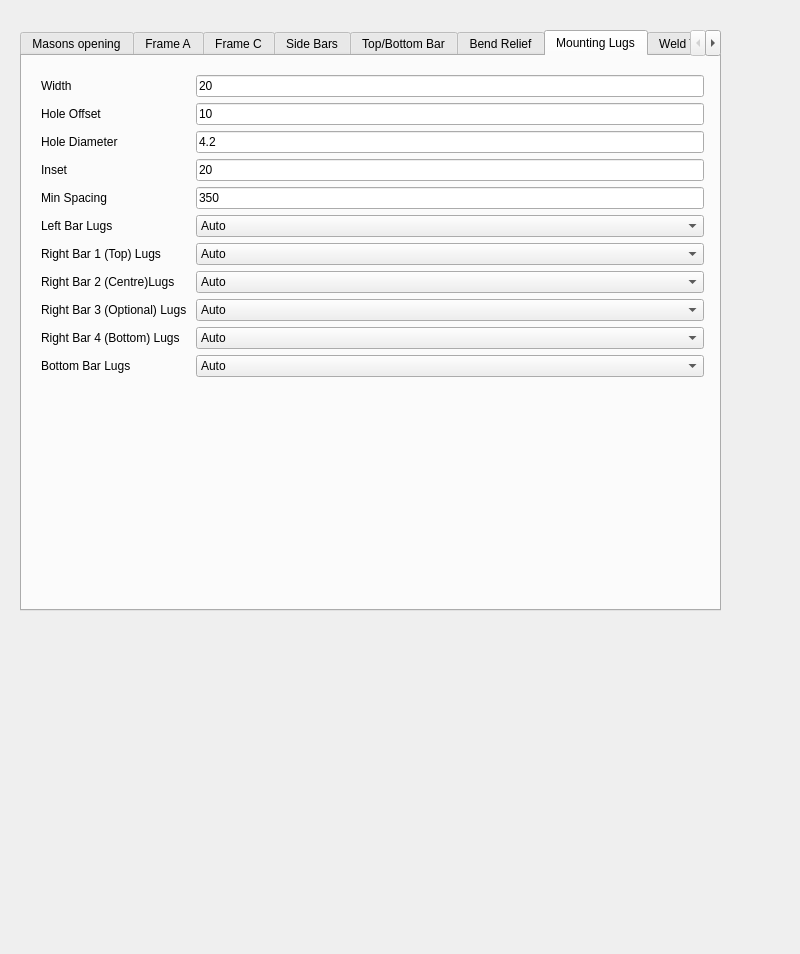
<?xml version="1.0" encoding="UTF-8"?>
<ui version="4.0">
 <class>Form</class>
 <widget class="QWidget" name="Form">
  <property name="geometry">
   <rect>
    <x>0</x>
    <y>0</y>
    <width>800</width>
    <height>954</height>
   </rect>
  </property>
  <property name="minimumSize">
   <size>
    <width>800</width>
    <height>500</height>
   </size>
  </property>
  <property name="windowTitle">
   <string>Form</string>
  </property>
  <property name="toolTip">
   <string extracomment="Hole clearance will be added to this value"/>
  </property>
  <widget class="QTabWidget" name="tabWidget">
   <property name="geometry">
    <rect>
     <x>20</x>
     <y>30</y>
     <width>701</width>
     <height>581</height>
    </rect>
   </property>
   <property name="currentIndex">
    <number>6</number>
   </property>
   <widget class="QWidget" name="tab_2">
    <attribute name="title">
     <string>Masons opening</string>
    </attribute>
    <widget class="QWidget" name="formLayoutWidget_9">
     <property name="geometry">
      <rect>
       <x>0</x>
       <y>10</y>
       <width>681</width>
       <height>182</height>
      </rect>
     </property>
     <layout class="QFormLayout" name="formLayout_9">
      <property name="fieldGrowthPolicy">
       <enum>QFormLayout::AllNonFixedFieldsGrow</enum>
      </property>
      <item row="1" column="0">
       <widget class="QLabel" name="Customer">
        <property name="text">
         <string>Customer</string>
        </property>
       </widget>
      </item>
      <item row="1" column="1">
       <widget class="QLineEdit" name="CustomerName">
        <property name="text">
         <string>Customer_Name</string>
        </property>
       </widget>
      </item>
      <item row="2" column="0">
       <widget class="QLabel" name="label">
        <property name="toolTip">
         <string comment="Width of masons opening"/>
        </property>
        <property name="text">
         <string>Width of masons opening (mm):</string>
        </property>
       </widget>
      </item>
      <item row="2" column="1">
       <widget class="QLineEdit" name="MasonsOpeningWidth">
        <property name="toolTip">
         <string extracomment="Width of masons opening"/>
        </property>
        <property name="text">
         <string>615</string>
        </property>
       </widget>
      </item>
      <item row="3" column="0">
       <widget class="QLabel" name="label">
        <property name="toolTip">
         <string comment="Height of masons opening"/>
        </property>
        <property name="text">
         <string>Height of masons opening (mm):</string>
        </property>
       </widget>
      </item>
      <item row="3" column="1">
       <widget class="QLineEdit" name="MasonsOpeningHeight">
        <property name="toolTip">
         <string comment="Height of masons opening"/>
        </property>
        <property name="text">
         <string>1820</string>
        </property>
       </widget>
      </item>
      <item row="4" column="0">
       <widget class="QLabel" name="label_47">
        <property name="text">
         <string>Radius (mm)</string>
        </property>
       </widget>
      </item>
      <item row="4" column="1">
       <widget class="QLineEdit" name="Radius">
        <property name="text">
         <string>474</string>
        </property>
       </widget>
      </item>
      <item row="5" column="0">
       <widget class="QLabel" name="label_48">
        <property name="text">
         <string>Allowance around (mm)</string>
        </property>
       </widget>
      </item>
      <item row="5" column="1">
       <widget class="QLineEdit" name="Allowance">
        <property name="text">
         <string>2.5</string>
        </property>
       </widget>
      </item>
     </layout>
    </widget>
   </widget>
   <widget class="QWidget" name="tab">
    <attribute name="title">
     <string>Frame A</string>
    </attribute>
    <widget class="QWidget" name="formLayoutWidget_8">
     <property name="geometry">
      <rect>
       <x>9</x>
       <y>9</y>
       <width>681</width>
       <height>518</height>
      </rect>
     </property>
     <layout class="QFormLayout" name="formLayout_8">
      <property name="fieldGrowthPolicy">
       <enum>QFormLayout::AllNonFixedFieldsGrow</enum>
      </property>
      <item row="0" column="0">
       <widget class="QLabel" name="label_18">
        <property name="text">
         <string>Relative Height (mm)</string>
        </property>
       </widget>
      </item>
      <item row="0" column="1">
       <widget class="QLineEdit" name="FrameARelativeHeight">
        <property name="text">
         <string>26</string>
        </property>
       </widget>
      </item>
      <item row="1" column="0">
       <widget class="QLabel" name="label_23">
        <property name="text">
         <string>Relative Width (mm)</string>
        </property>
       </widget>
      </item>
      <item row="1" column="1">
       <widget class="QLineEdit" name="FrameARelativeWidth">
        <property name="text">
         <string>19</string>
        </property>
       </widget>
      </item>
      <item row="2" column="0">
       <widget class="QLabel" name="label">
        <property name="text">
         <string>Cutout width</string>
        </property>
       </widget>
      </item>
      <item row="2" column="1">
       <widget class="QLineEdit" name="CutoutWidth">
        <property name="text">
         <string>22</string>
        </property>
       </widget>
      </item>
      <item row="3" column="0">
       <widget class="QLabel" name="label">
        <property name="text">
         <string>Cutout height</string>
        </property>
       </widget>
      </item>
      <item row="3" column="1">
       <widget class="QLineEdit" name="CutoutHeight">
        <property name="text">
         <string>19</string>
        </property>
       </widget>
      </item>
      <item row="4" column="0">
       <widget class="QLabel" name="label_50">
        <property name="text">
         <string>Arch Bar Width</string>
        </property>
       </widget>
      </item>
      <item row="4" column="1">
       <widget class="QLineEdit" name="ArchBarWidth">
        <property name="text">
         <string>25</string>
        </property>
       </widget>
      </item>
      <item row="5" column="0">
       <widget class="QLabel" name="label_2">
        <property name="text">
         <string>Bar Width</string>
        </property>
       </widget>
      </item>
      <item row="5" column="1">
       <widget class="QLineEdit" name="FrameABarWidth">
        <property name="text">
         <string>44</string>
        </property>
       </widget>
      </item>
      <item row="6" column="0">
       <widget class="QLabel" name="label_4">
        <property name="text">
         <string>Bar Height</string>
        </property>
       </widget>
      </item>
      <item row="6" column="1">
       <widget class="QLineEdit" name="FrameABarHeight">
        <property name="text">
         <string>44</string>
        </property>
       </widget>
      </item>
      <item row="7" column="0">
       <widget class="QLabel" name="label_21">
        <property name="text">
         <string>Plastic Hole Spacing</string>
        </property>
       </widget>
      </item>
      <item row="7" column="1">
       <widget class="QLineEdit" name="FrameAPlasticHoleSpacing">
        <property name="text">
         <string>200</string>
        </property>
       </widget>
      </item>
      <item row="11" column="0">
       <widget class="QLabel" name="label_3">
        <property name="text">
         <string>Hinge Hole Dia.</string>
        </property>
       </widget>
      </item>
      <item row="11" column="1">
       <widget class="QLineEdit" name="HoleDiameter">
        <property name="text">
         <string>6</string>
        </property>
       </widget>
      </item>
      <item row="14" column="1">
       <widget class="QLineEdit" name="HingeMountLength">
        <property name="text">
         <string>30</string>
        </property>
       </widget>
      </item>
      <item row="15" column="1">
       <widget class="QLineEdit" name="HingeMountWidth">
        <property name="text">
         <string>17</string>
        </property>
       </widget>
      </item>
      <item row="16" column="1">
       <widget class="QLineEdit" name="HingeMountRadius">
        <property name="text">
         <string>2</string>
        </property>
       </widget>
      </item>
      <item row="17" column="1">
       <widget class="QLineEdit" name="HingeMountHoleDia">
        <property name="text">
         <string>5.5</string>
        </property>
       </widget>
      </item>
      <item row="14" column="0">
       <widget class="QLabel" name="label_27">
        <property name="text">
         <string>Hinge Mount Length</string>
        </property>
       </widget>
      </item>
      <item row="15" column="0">
       <widget class="QLabel" name="label_28">
        <property name="text">
         <string>Hinge Mount Width</string>
        </property>
       </widget>
      </item>
      <item row="16" column="0">
       <widget class="QLabel" name="label_36">
        <property name="text">
         <string>Hinge Mount Radius</string>
        </property>
       </widget>
      </item>
      <item row="17" column="0">
       <widget class="QLabel" name="label_37">
        <property name="text">
         <string>Hinge Mount Hole Dia</string>
        </property>
       </widget>
      </item>
      <item row="8" column="1">
       <widget class="QLineEdit" name="PlasticHoleDiameter">
        <property name="text">
         <string>4.2</string>
        </property>
       </widget>
      </item>
      <item row="8" column="0">
       <widget class="QLabel" name="label_26">
        <property name="text">
         <string>Plastic Hole Dia.</string>
        </property>
       </widget>
      </item>
      <item row="9" column="0">
       <widget class="QLabel" name="label_52">
        <property name="text">
         <string>Plastic Hole Inset</string>
        </property>
       </widget>
      </item>
      <item row="10" column="0">
       <widget class="QLabel" name="PlasticHoleMarginLabel">
        <property name="text">
         <string>Plastic Hole Margin</string>
        </property>
       </widget>
      </item>
      <item row="9" column="1">
       <widget class="QLineEdit" name="PlasticHoleInset">
        <property name="text">
         <string>40</string>
        </property>
       </widget>
      </item>
      <item row="10" column="1">
       <widget class="QLineEdit" name="PlasticHoleMargin">
        <property name="text">
         <string>5</string>
        </property>
       </widget>
      </item>
      <item row="18" column="0">
       <widget class="QLabel" name="label_53">
        <property name="text">
         <string>Capped Arch Bar Width</string>
        </property>
       </widget>
      </item>
      <item row="18" column="1">
       <widget class="QLineEdit" name="CappedArchBarWidth">
        <property name="text">
         <string>20</string>
        </property>
       </widget>
      </item>
     </layout>
    </widget>
   </widget>
   <widget class="QWidget" name="tab_3">
    <attribute name="title">
     <string>Frame C</string>
    </attribute>
    <widget class="QWidget" name="formLayoutWidget">
     <property name="geometry">
      <rect>
       <x>10</x>
       <y>10</y>
       <width>671</width>
       <height>331</height>
      </rect>
     </property>
     <layout class="QFormLayout" name="formLayout">
      <property name="fieldGrowthPolicy">
       <enum>QFormLayout::AllNonFixedFieldsGrow</enum>
      </property>
      <item row="0" column="0">
       <widget class="QLabel" name="label_22">
        <property name="text">
         <string>Relative Height (mm)</string>
        </property>
       </widget>
      </item>
      <item row="0" column="1">
       <widget class="QLineEdit" name="FrameCRelativeHeight">
        <property name="text">
         <string>12</string>
        </property>
       </widget>
      </item>
      <item row="1" column="0">
       <widget class="QLabel" name="label_24">
        <property name="text">
         <string>Relative Width (mm)</string>
        </property>
       </widget>
      </item>
      <item row="1" column="1">
       <widget class="QLineEdit" name="FrameCRelativeWidth">
        <property name="text">
         <string>12</string>
        </property>
       </widget>
      </item>
      <item row="2" column="0">
       <widget class="QLabel" name="label_8">
        <property name="text">
         <string>Bar Width</string>
        </property>
       </widget>
      </item>
      <item row="2" column="1">
       <widget class="QLineEdit" name="FrameCBarWidth">
        <property name="text">
         <string>30</string>
        </property>
       </widget>
      </item>
      <item row="3" column="0">
       <widget class="QLabel" name="label_9">
        <property name="text">
         <string>Bar Height</string>
        </property>
       </widget>
      </item>
      <item row="3" column="1">
       <widget class="QLineEdit" name="FrameCBarHeight">
        <property name="text">
         <string>30</string>
        </property>
       </widget>
      </item>
      <item row="4" column="0">
       <widget class="QLabel" name="label_39">
        <property name="text">
         <string>Hinge Hole Width</string>
        </property>
       </widget>
      </item>
      <item row="4" column="1">
       <widget class="QLineEdit" name="FrameCHingeHoleWidth">
        <property name="text">
         <string>10</string>
        </property>
       </widget>
      </item>
      <item row="5" column="0">
       <widget class="QLabel" name="label_40">
        <property name="text">
         <string>Hinge Hole Height</string>
        </property>
       </widget>
      </item>
      <item row="5" column="1">
       <widget class="QLineEdit" name="FrameCHingeHoleHeight">
        <property name="text">
         <string>5</string>
        </property>
       </widget>
      </item>
      <item row="6" column="0">
       <widget class="QLabel" name="label_41">
        <property name="text">
         <string>Hinge Hole Centre W</string>
        </property>
       </widget>
      </item>
      <item row="7" column="0">
       <widget class="QLabel" name="label_42">
        <property name="text">
         <string>Hinge Hole Centre H</string>
        </property>
       </widget>
      </item>
      <item row="6" column="1">
       <widget class="QLineEdit" name="FrameCHingeHoleCentreW">
        <property name="text">
         <string>8</string>
        </property>
       </widget>
      </item>
      <item row="7" column="1">
       <widget class="QLineEdit" name="FrameCHingeHoleCentreH">
        <property name="text">
         <string>4.5</string>
        </property>
       </widget>
      </item>
      <item row="8" column="0">
       <widget class="QLabel" name="label_57">
        <property name="text">
         <string>Hinge Hole Clearance</string>
        </property>
       </widget>
      </item>
      <item row="8" column="1">
       <widget class="QLineEdit" name="HingeHoleClearance">
        <property name="text">
         <string>15</string>
        </property>
       </widget>
      </item>
      <item row="9" column="0">
       <widget class="QLabel" name="label_58">
        <property name="text">
         <string>Hinge Inset</string>
        </property>
       </widget>
      </item>
      <item row="9" column="1">
       <widget class="QLineEdit" name="HingeInset">
        <property name="text">
         <string>105</string>
        </property>
       </widget>
      </item>
     </layout>
    </widget>
   </widget>
   <widget class="QWidget" name="tab_4">
    <attribute name="title">
     <string>Side Bars</string>
    </attribute>
    <widget class="QWidget" name="formLayoutWidget_2">
     <property name="geometry">
      <rect>
       <x>10</x>
       <y>10</y>
       <width>681</width>
       <height>211</height>
      </rect>
     </property>
     <layout class="QFormLayout" name="formLayout_2">
      <property name="fieldGrowthPolicy">
       <enum>QFormLayout::AllNonFixedFieldsGrow</enum>
      </property>
      <item row="0" column="0">
       <widget class="QLabel" name="label_13">
        <property name="text">
         <string>Width</string>
        </property>
       </widget>
      </item>
      <item row="2" column="0">
       <widget class="QLabel" name="label_29">
        <property name="text">
         <string>Rel Height (mm)</string>
        </property>
       </widget>
      </item>
      <item row="2" column="1">
       <widget class="QLineEdit" name="SidebarRelativeHeight">
        <property name="text">
         <string>-45</string>
        </property>
       </widget>
      </item>
      <item row="5" column="0">
       <widget class="QLabel" name="label_25">
        <property name="text">
         <string>Seal Hole Spacing</string>
        </property>
       </widget>
      </item>
      <item row="5" column="1">
       <widget class="QLineEdit" name="SidebarSealHoleSpacing">
        <property name="text">
         <string>200</string>
        </property>
       </widget>
      </item>
      <item row="6" column="0">
       <widget class="QLabel" name="label_38">
        <property name="text">
         <string/>
        </property>
       </widget>
      </item>
      <item row="3" column="0">
       <widget class="QLabel" name="label_43">
        <property name="text">
         <string>Seal Hole Dia.</string>
        </property>
       </widget>
      </item>
      <item row="0" column="1">
       <widget class="QLineEdit" name="SidebarWidth">
        <property name="text">
         <string>15</string>
        </property>
       </widget>
      </item>
      <item row="3" column="1">
       <widget class="QLineEdit" name="SidebarSealHoleDiameter">
        <property name="text">
         <string>4.2</string>
        </property>
       </widget>
      </item>
     </layout>
    </widget>
   </widget>
   <widget class="QWidget" name="tab_8">
    <attribute name="title">
     <string>Top/Bottom Bar</string>
    </attribute>
    <widget class="QWidget" name="formLayoutWidget_6">
     <property name="geometry">
      <rect>
       <x>20</x>
       <y>20</y>
       <width>681</width>
       <height>242</height>
      </rect>
     </property>
     <layout class="QFormLayout" name="formLayout_6">
      <property name="fieldGrowthPolicy">
       <enum>QFormLayout::AllNonFixedFieldsGrow</enum>
      </property>
      <item row="0" column="0">
       <widget class="QLabel" name="label_20">
        <property name="text">
         <string>Width</string>
        </property>
       </widget>
      </item>
      <item row="1" column="0">
       <widget class="QLabel" name="label_19">
        <property name="text">
         <string>Rel Width (mm)</string>
        </property>
       </widget>
      </item>
      <item row="1" column="1">
       <widget class="QLineEdit" name="TopBarRelativeWidth">
        <property name="text">
         <string>39</string>
        </property>
       </widget>
      </item>
      <item row="0" column="1">
       <widget class="QLineEdit" name="TopBarWidth">
        <property name="text">
         <string>31</string>
        </property>
       </widget>
      </item>
      <item row="2" column="0">
       <widget class="QLabel" name="label_44">
        <property name="text">
         <string>Simple Bar Width</string>
        </property>
       </widget>
      </item>
      <item row="4" column="0">
       <widget class="QLabel" name="label_51">
        <property name="text">
         <string>Simple Bar Rel Width</string>
        </property>
       </widget>
      </item>
      <item row="2" column="1">
       <widget class="QLineEdit" name="SimpleBarWidth">
        <property name="text">
         <string>17</string>
        </property>
       </widget>
      </item>
      <item row="4" column="1">
       <widget class="QLineEdit" name="SimpleBarRelWidth">
        <property name="text">
         <string>15</string>
        </property>
       </widget>
      </item>
      <item row="5" column="0">
       <widget class="QLabel" name="label_45">
        <property name="text">
         <string>Holed Simple Bar Width</string>
        </property>
       </widget>
      </item>
      <item row="5" column="1">
       <widget class="QLineEdit" name="HoledSimpleBarWidth">
        <property name="text">
         <string>22</string>
        </property>
       </widget>
      </item>
      <item row="6" column="0">
       <widget class="QLabel" name="label_54">
        <property name="text">
         <string>Holed Bar Top Inset</string>
        </property>
       </widget>
      </item>
      <item row="7" column="0">
       <widget class="QLabel" name="label_55">
        <property name="text">
         <string>Holed Bar Bottom Inset</string>
        </property>
       </widget>
      </item>
      <item row="6" column="1">
       <widget class="QLineEdit" name="HoledBarTopInset">
        <property name="text">
         <string>25</string>
        </property>
       </widget>
      </item>
      <item row="7" column="1">
       <widget class="QLineEdit" name="HoledBarBottomInset">
        <property name="text">
         <string>75</string>
        </property>
       </widget>
      </item>
      <item row="8" column="0">
       <widget class="QLabel" name="label_56">
        <property name="text">
         <string>Holed Bar Margin</string>
        </property>
       </widget>
      </item>
      <item row="8" column="1">
       <widget class="QLineEdit" name="HoledBarMargin">
        <property name="text">
         <string>5</string>
        </property>
       </widget>
      </item>
     </layout>
    </widget>
   </widget>
   <widget class="QWidget" name="tab_5">
    <attribute name="title">
     <string>Bend Relief</string>
    </attribute>
    <widget class="QWidget" name="formLayoutWidget_3">
     <property name="geometry">
      <rect>
       <x>10</x>
       <y>10</y>
       <width>671</width>
       <height>211</height>
      </rect>
     </property>
     <layout class="QFormLayout" name="formLayout_3">
      <property name="fieldGrowthPolicy">
       <enum>QFormLayout::AllNonFixedFieldsGrow</enum>
      </property>
      <item row="0" column="0">
       <widget class="QLabel" name="label_5">
        <property name="text">
         <string>Diameter</string>
        </property>
       </widget>
      </item>
      <item row="0" column="1">
       <widget class="QLineEdit" name="BendReliefDiameter">
        <property name="text">
         <string>3</string>
        </property>
       </widget>
      </item>
      <item row="1" column="0">
       <widget class="QLabel" name="label_6">
        <property name="text">
         <string>Slot Width</string>
        </property>
       </widget>
      </item>
      <item row="1" column="1">
       <widget class="QLineEdit" name="BendReliefSlotWidth">
        <property name="text">
         <string>1.5</string>
        </property>
       </widget>
      </item>
      <item row="2" column="0">
       <widget class="QLabel" name="label_7">
        <property name="text">
         <string>Slot Length</string>
        </property>
       </widget>
      </item>
      <item row="2" column="1">
       <widget class="QLineEdit" name="BendReliefSlotLength">
        <property name="text">
         <string>3</string>
        </property>
       </widget>
      </item>
      <item row="3" column="0">
       <widget class="Line" name="line">
        <property name="orientation">
         <enum>Qt::Horizontal</enum>
        </property>
       </widget>
      </item>
      <item row="4" column="0">
       <widget class="QLabel" name="label_46">
        <property name="text">
         <string>Bend Slot Width</string>
        </property>
       </widget>
      </item>
      <item row="4" column="1">
       <widget class="QLineEdit" name="BendSlotWidth">
        <property name="text">
         <string>3</string>
        </property>
       </widget>
      </item>
      <item row="5" column="1">
       <widget class="QLineEdit" name="BendSlotHeight">
        <property name="text">
         <string>1</string>
        </property>
       </widget>
      </item>
      <item row="5" column="0">
       <widget class="QLabel" name="label_49">
        <property name="text">
         <string>Bend Slot Height</string>
        </property>
       </widget>
      </item>
     </layout>
    </widget>
   </widget>
   <widget class="QWidget" name="tab_6">
    <attribute name="title">
     <string>Mounting Lugs</string>
    </attribute>
    <widget class="QWidget" name="formLayoutWidget_4">
     <property name="geometry">
      <rect>
       <x>10</x>
       <y>10</y>
       <width>681</width>
       <height>326</height>
      </rect>
     </property>
     <layout class="QFormLayout" name="formLayout_4">
      <property name="fieldGrowthPolicy">
       <enum>QFormLayout::AllNonFixedFieldsGrow</enum>
      </property>
      <item row="0" column="0">
       <widget class="QLabel" name="label_10">
        <property name="text">
         <string>Width</string>
        </property>
       </widget>
      </item>
      <item row="0" column="1">
       <widget class="QLineEdit" name="LugWidth">
        <property name="text">
         <string>20</string>
        </property>
       </widget>
      </item>
      <item row="1" column="0">
       <widget class="QLabel" name="label_11">
        <property name="text">
         <string>Hole Offset</string>
        </property>
       </widget>
      </item>
      <item row="1" column="1">
       <widget class="QLineEdit" name="LugHoleOffset">
        <property name="text">
         <string>10</string>
        </property>
       </widget>
      </item>
      <item row="2" column="0">
       <widget class="QLabel" name="label_12">
        <property name="text">
         <string>Hole Diameter</string>
        </property>
       </widget>
      </item>
      <item row="2" column="1">
       <widget class="QLineEdit" name="LugHoleDiameter">
        <property name="text">
         <string>4.2</string>
        </property>
       </widget>
      </item>
      <item row="3" column="0">
       <widget class="QLabel" name="label_16">
        <property name="text">
         <string>Inset</string>
        </property>
       </widget>
      </item>
      <item row="3" column="1">
       <widget class="QLineEdit" name="MountingLugInset">
        <property name="text">
         <string>20</string>
        </property>
       </widget>
      </item>
      <item row="4" column="0">
       <widget class="QLabel" name="label_30">
        <property name="text">
         <string>Min Spacing</string>
        </property>
       </widget>
      </item>
      <item row="4" column="1">
       <widget class="QLineEdit" name="MountingLugMinSpacing">
        <property name="text">
         <string>350</string>
        </property>
       </widget>
      </item>
      <item row="9" column="1">
       <widget class="QComboBox" name="RightBar4Lugs">
        <item>
         <property name="text">
          <string>Auto</string>
         </property>
        </item>
        <item>
         <property name="text">
          <string>1</string>
         </property>
        </item>
        <item>
         <property name="text">
          <string>2</string>
         </property>
        </item>
        <item>
         <property name="text">
          <string>3</string>
         </property>
        </item>
        <item>
         <property name="text">
          <string>4</string>
         </property>
        </item>
        <item>
         <property name="text">
          <string>5</string>
         </property>
        </item>
       </widget>
      </item>
      <item row="8" column="1">
       <widget class="QComboBox" name="RightBar3Lugs">
        <item>
         <property name="text">
          <string>Auto</string>
         </property>
        </item>
        <item>
         <property name="text">
          <string>1</string>
         </property>
        </item>
        <item>
         <property name="text">
          <string>2</string>
         </property>
        </item>
        <item>
         <property name="text">
          <string>3</string>
         </property>
        </item>
        <item>
         <property name="text">
          <string>4</string>
         </property>
        </item>
        <item>
         <property name="text">
          <string>5</string>
         </property>
        </item>
       </widget>
      </item>
      <item row="5" column="1">
       <widget class="QComboBox" name="LeftBarLugs">
        <item>
         <property name="text">
          <string>Auto</string>
         </property>
        </item>
        <item>
         <property name="text">
          <string>1</string>
         </property>
        </item>
        <item>
         <property name="text">
          <string>2</string>
         </property>
        </item>
        <item>
         <property name="text">
          <string>3</string>
         </property>
        </item>
        <item>
         <property name="text">
          <string>4</string>
         </property>
        </item>
        <item>
         <property name="text">
          <string>5</string>
         </property>
        </item>
       </widget>
      </item>
      <item row="6" column="1">
       <widget class="QComboBox" name="RightBar1Lugs">
        <item>
         <property name="text">
          <string>Auto</string>
         </property>
        </item>
        <item>
         <property name="text">
          <string>1</string>
         </property>
        </item>
        <item>
         <property name="text">
          <string>2</string>
         </property>
        </item>
        <item>
         <property name="text">
          <string>3</string>
         </property>
        </item>
        <item>
         <property name="text">
          <string>4</string>
         </property>
        </item>
        <item>
         <property name="text">
          <string>5</string>
         </property>
        </item>
       </widget>
      </item>
      <item row="7" column="1">
       <widget class="QComboBox" name="RightBar2Lugs">
        <item>
         <property name="text">
          <string>Auto</string>
         </property>
        </item>
        <item>
         <property name="text">
          <string>1</string>
         </property>
        </item>
        <item>
         <property name="text">
          <string>2</string>
         </property>
        </item>
        <item>
         <property name="text">
          <string>3</string>
         </property>
        </item>
        <item>
         <property name="text">
          <string>4</string>
         </property>
        </item>
        <item>
         <property name="text">
          <string>5</string>
         </property>
        </item>
       </widget>
      </item>
      <item row="5" column="0">
       <widget class="QLabel" name="label_31">
        <property name="text">
         <string>Left Bar Lugs</string>
        </property>
       </widget>
      </item>
      <item row="6" column="0">
       <widget class="QLabel" name="label_59">
        <property name="text">
         <string>Right Bar 1 (Top) Lugs </string>
        </property>
       </widget>
      </item>
      <item row="7" column="0">
       <widget class="QLabel" name="label_60">
        <property name="text">
         <string>Right Bar 2 (Centre)Lugs </string>
        </property>
       </widget>
      </item>
      <item row="8" column="0">
       <widget class="QLabel" name="label_61">
        <property name="text">
         <string>Right Bar 3 (Optional) Lugs </string>
        </property>
       </widget>
      </item>
      <item row="9" column="0">
       <widget class="QLabel" name="label_62">
        <property name="text">
         <string>Right Bar 4 (Bottom) Lugs </string>
        </property>
       </widget>
      </item>
      <item row="10" column="0">
       <widget class="QLabel" name="label_63">
        <property name="text">
         <string>Bottom Bar Lugs </string>
        </property>
       </widget>
      </item>
      <item row="10" column="1">
       <widget class="QComboBox" name="BottomBarLugs">
        <item>
         <property name="text">
          <string>Auto</string>
         </property>
        </item>
        <item>
         <property name="text">
          <string>1</string>
         </property>
        </item>
        <item>
         <property name="text">
          <string>2</string>
         </property>
        </item>
        <item>
         <property name="text">
          <string>3</string>
         </property>
        </item>
        <item>
         <property name="text">
          <string>4</string>
         </property>
        </item>
        <item>
         <property name="text">
          <string>5</string>
         </property>
        </item>
       </widget>
      </item>
     </layout>
    </widget>
   </widget>
   <widget class="QWidget" name="tab_7">
    <attribute name="title">
     <string>Weld Tabs</string>
    </attribute>
    <widget class="QWidget" name="formLayoutWidget_5">
     <property name="geometry">
      <rect>
       <x>10</x>
       <y>10</y>
       <width>681</width>
       <height>268</height>
      </rect>
     </property>
     <layout class="QFormLayout" name="formLayout_5">
      <item row="0" column="0">
       <widget class="QLabel" name="label_15">
        <property name="text">
         <string>Depth</string>
        </property>
       </widget>
      </item>
      <item row="0" column="1">
       <widget class="QLineEdit" name="WeldLugDepth">
        <property name="text">
         <string>2</string>
        </property>
       </widget>
      </item>
      <item row="1" column="0">
       <widget class="QLabel" name="label_14">
        <property name="text">
         <string>Width</string>
        </property>
       </widget>
      </item>
      <item row="1" column="1">
       <widget class="QLineEdit" name="WeldLugWidth">
        <property name="text">
         <string>5.5</string>
        </property>
       </widget>
      </item>
      <item row="2" column="0">
       <widget class="QLabel" name="label_35">
        <property name="text">
         <string>Hole Clearance</string>
        </property>
       </widget>
      </item>
      <item row="2" column="1">
       <widget class="QLineEdit" name="WeldLugHoleClearance">
        <property name="text">
         <string>0</string>
        </property>
       </widget>
      </item>
      <item row="3" column="0">
       <widget class="QLabel" name="label_34">
        <property name="text">
         <string>Hole Width</string>
        </property>
       </widget>
      </item>
      <item row="3" column="1">
       <widget class="QLineEdit" name="WeldLugHoleWidth">
        <property name="text">
         <string>3</string>
        </property>
       </widget>
      </item>
      <item row="4" column="1">
       <widget class="QLineEdit" name="WeldLugInset">
        <property name="text">
         <string>20</string>
        </property>
       </widget>
      </item>
      <item row="4" column="0">
       <widget class="QLabel" name="label_17">
        <property name="text">
         <string>Inset</string>
        </property>
       </widget>
      </item>
      <item row="7" column="0">
       <widget class="QLabel" name="label_33">
        <property name="enabled">
         <bool>false</bool>
        </property>
        <property name="text">
         <string>Max Spacing</string>
        </property>
       </widget>
      </item>
      <item row="7" column="1">
       <widget class="QLineEdit" name="WeldLugMaxSpacing">
        <property name="enabled">
         <bool>false</bool>
        </property>
        <property name="text">
         <string>85</string>
        </property>
       </widget>
      </item>
      <item row="5" column="1">
       <widget class="QLineEdit" name="WeldLugMinSpacing">
        <property name="text">
         <string>75</string>
        </property>
       </widget>
      </item>
      <item row="5" column="0">
       <widget class="QLabel" name="label_32">
        <property name="text">
         <string>Min Spacing</string>
        </property>
       </widget>
      </item>
     </layout>
    </widget>
   </widget>
  </widget>
 </widget>
 <layoutdefault spacing="6" margin="9"/>
 <tabstops>
  <tabstop>CustomerName</tabstop>
  <tabstop>MasonsOpeningWidth</tabstop>
  <tabstop>MasonsOpeningHeight</tabstop>
  <tabstop>Radius</tabstop>
  <tabstop>Allowance</tabstop>
  <tabstop>FrameABarWidth</tabstop>
  <tabstop>FrameARelativeHeight</tabstop>
  <tabstop>CutoutWidth</tabstop>
  <tabstop>FrameABarHeight</tabstop>
  <tabstop>FrameAPlasticHoleSpacing</tabstop>
  <tabstop>HoleDiameter</tabstop>
  <tabstop>FrameCRelativeHeight</tabstop>
  <tabstop>FrameCRelativeWidth</tabstop>
  <tabstop>FrameCBarWidth</tabstop>
  <tabstop>FrameCBarHeight</tabstop>
  <tabstop>FrameCHingeHoleWidth</tabstop>
  <tabstop>FrameCHingeHoleHeight</tabstop>
  <tabstop>FrameCHingeHoleCentreW</tabstop>
  <tabstop>FrameCHingeHoleCentreH</tabstop>
  <tabstop>SidebarWidth</tabstop>
  <tabstop>SidebarRelativeHeight</tabstop>
  <tabstop>SidebarSealHoleDiameter</tabstop>
  <tabstop>SidebarSealHoleSpacing</tabstop>
  <tabstop>TopBarWidth</tabstop>
  <tabstop>TopBarRelativeWidth</tabstop>
  <tabstop>BendReliefDiameter</tabstop>
  <tabstop>BendReliefSlotWidth</tabstop>
  <tabstop>BendReliefSlotLength</tabstop>
  <tabstop>LugWidth</tabstop>
  <tabstop>LugHoleOffset</tabstop>
  <tabstop>LugHoleDiameter</tabstop>
  <tabstop>MountingLugInset</tabstop>
  <tabstop>MountingLugMinSpacing</tabstop>
  <tabstop>WeldLugDepth</tabstop>
  <tabstop>WeldLugWidth</tabstop>
  <tabstop>WeldLugHoleClearance</tabstop>
  <tabstop>WeldLugHoleWidth</tabstop>
  <tabstop>WeldLugInset</tabstop>
  <tabstop>WeldLugMaxSpacing</tabstop>
  <tabstop>WeldLugMinSpacing</tabstop>
  <tabstop>tabWidget</tabstop>
  <tabstop>FrameARelativeWidth</tabstop>
  <tabstop>CutoutHeight</tabstop>
 </tabstops>
 <resources/>
 <connections/>
 <designerdata>
  <property name="gridDeltaX">
   <number>10</number>
  </property>
  <property name="gridDeltaY">
   <number>10</number>
  </property>
  <property name="gridSnapX">
   <bool>true</bool>
  </property>
  <property name="gridSnapY">
   <bool>true</bool>
  </property>
  <property name="gridVisible">
   <bool>true</bool>
  </property>
 </designerdata>
</ui>
